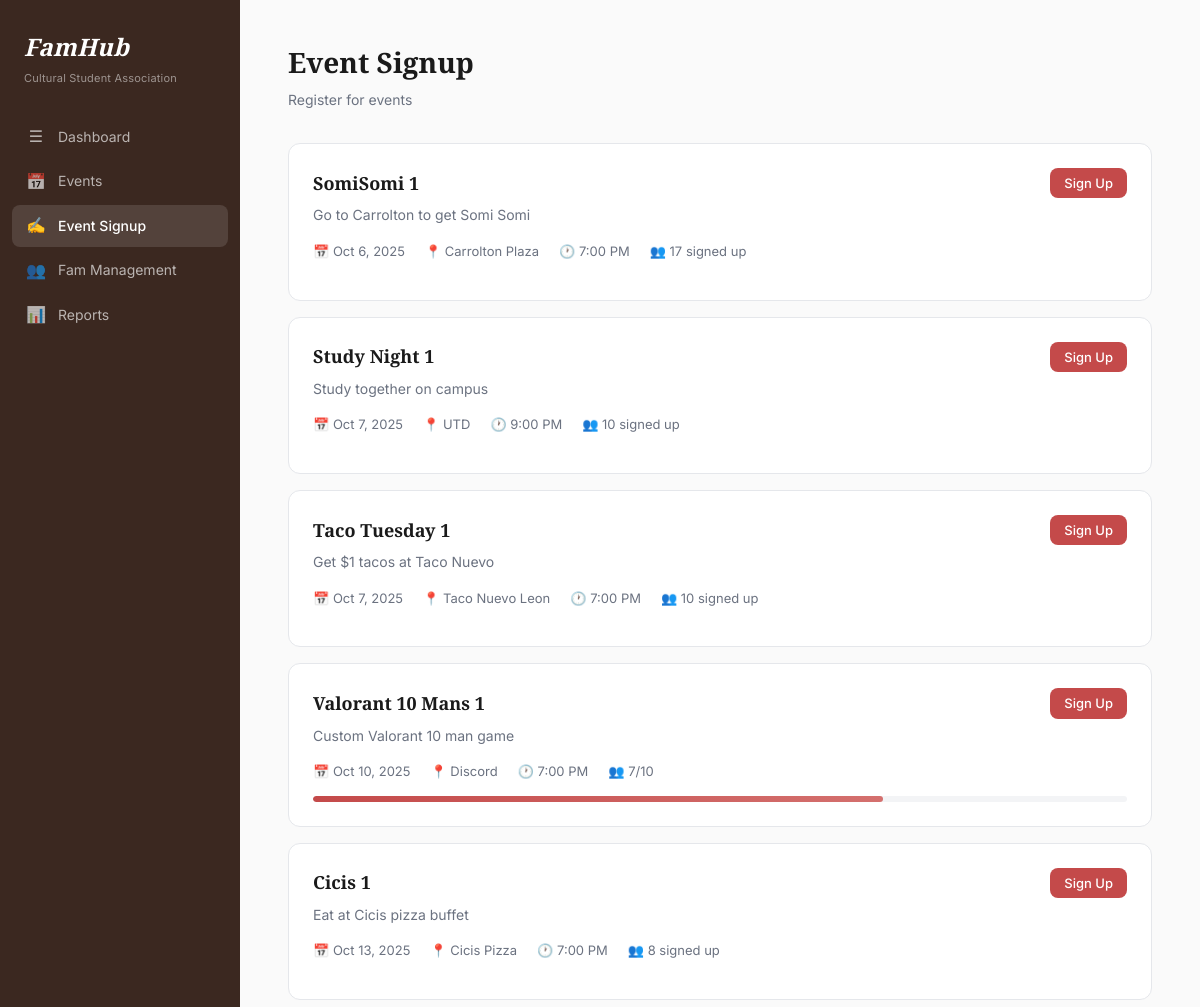
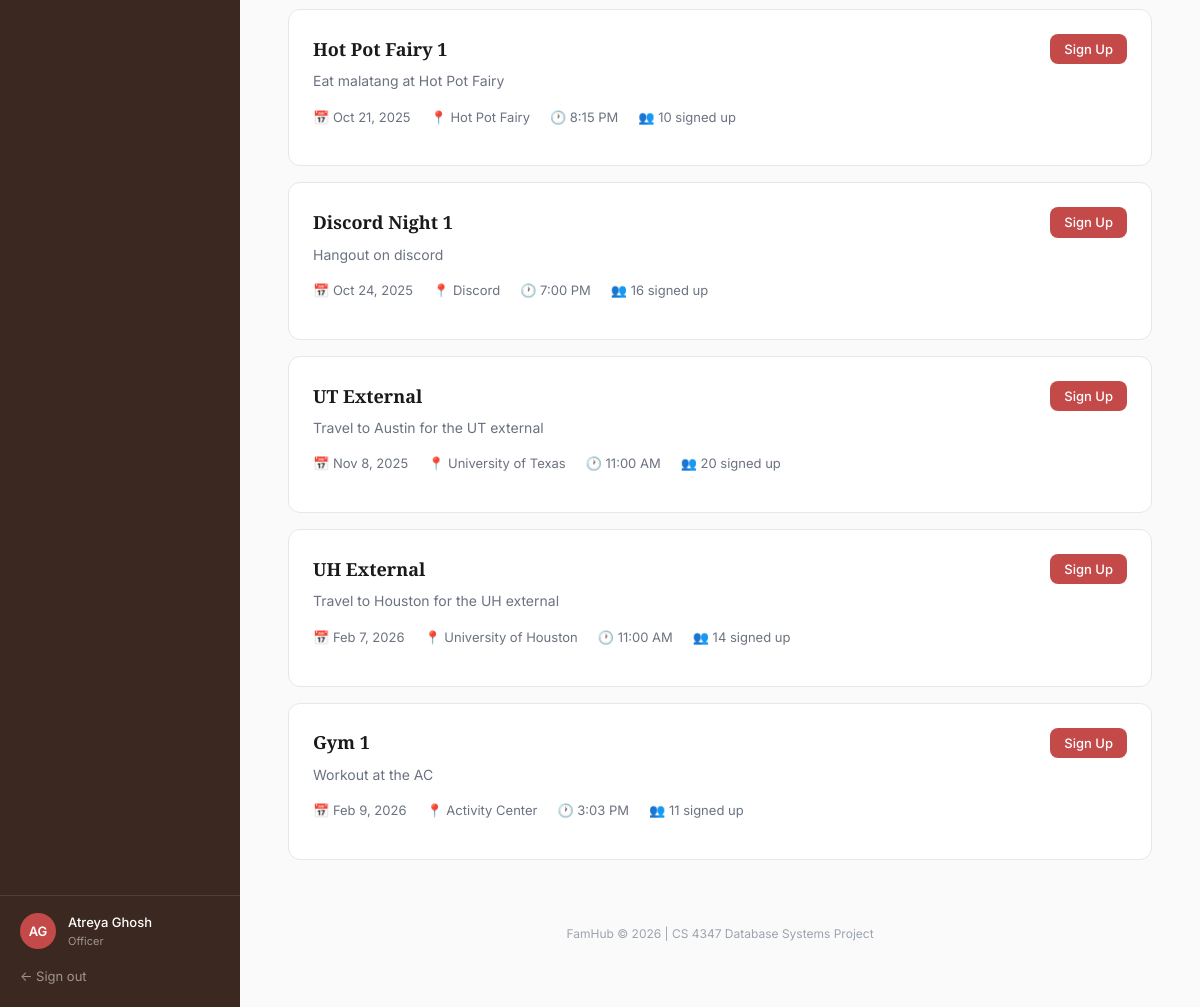
Page /event_signup.php (signed in) on the committed database (2 pictures, top to bottom).
### tables this page shows
CREATE TABLE member (
    net_id VARCHAR(10) PRIMARY KEY,
    first_name VARCHAR(50) NOT NULL,
    last_name VARCHAR(50) NOT NULL,
    year ENUM('freshman', 'sophomore', 'junior', 'senior', 'graduate') NOT NULL,
    major VARCHAR(100) DEFAULT NULL,
    join_date DATE DEFAULT (CURRENT_DATE),
    fam_id INT,
    FOREIGN KEY (fam_id) REFERENCES family(fam_id)
        ON DELETE SET NULL
        ON UPDATE CASCADE
);

CREATE TABLE event (
    event_id INT PRIMARY KEY AUTO_INCREMENT,
    event_name VARCHAR(100) NOT NULL,
    description TEXT DEFAULT NULL,
    location VARCHAR(200) DEFAULT NULL,
    event_date DATE DEFAULT NULL,
    start_time TIME DEFAULT NULL,
    capacity INT DEFAULT NULL
);

### user_info.php (called while the page is built, shortened)
<?php
require_once 'db.php';
$_stmt = $conn->prepare("SELECT first_name, last_name FROM member WHERE net_id = ?");
$_stmt->bind_param("s", $_SESSION['net_id']);
$_stmt->execute();
$_row = $_stmt->get_result()->fetch_assoc();
$user_first    = $_row['first_name'] ?? 'User';
$user_last     = $_row['last_name']  ?? '';
$user_initials = strtoupper(substr($user_first, 0, 1) . substr($user_last, 0, 1));
?>

### event_signup.php (the view, shortened to what this page needs)
<?php
require_once 'db.php';
require_once 'user_info.php';
$is_officer = isset($_SESSION['logged_in']);
$ev_stmt = $conn->prepare("
    SELECT e.*,
           (SELECT COUNT(*) FROM attendance WHERE event_id = e.event_id AND net_id = ?) AS signed_up,
           (SELECT COUNT(*) FROM attendance WHERE event_id = e.event_id) AS signup_count
    FROM event e
    ORDER BY e.event_date ASC
");
$ev_stmt->bind_param("s", $_SESSION['net_id']);
$ev_stmt->execute();
$events = $ev_stmt->get_result()->fetch_all(MYSQLI_ASSOC);
?>
<!DOCTYPE html>
<html lang="en">
<head>
    <link rel="stylesheet" href="styles.css">
</head>
<body>
    <aside class="sidebar">
        <div class="sidebar-brand">
            <h1>FamHub</h1>
            <p>Cultural Student Association</p>
        </div>
        <nav class="sidebar-nav">
            <ul>
                <li><a href="dashboard.php"><span class="nav-icon">&#9776;</span> Dashboard</a></li>
                <?php if ($is_officer): ?>
                <li><a href="event_form.php"><span class="nav-icon">&#128197;</span> Events</a></li>
                <li><a href="event_signup.php" class="active"><span class="nav-icon">&#9997;</span> Event Signup</a></li>
                <li><a href="fam_management.php"><span class="nav-icon">&#128101;</span> Fam Management</a></li>
                <li><a href="reports.php"><span class="nav-icon">&#128202;</span> Reports</a></li>
                <?php else: ?>
                <li><a href="event_signup.php" class="active"><span class="nav-icon">&#9997;</span> Events</a></li>
                <li><a href="member_attendance.php"><span class="nav-icon">&#128200;</span> My Attendance</a></li>
                <?php endif; ?>
            </ul>
        </nav>
        <div class="sidebar-user">
            <div class="user-avatar"><?= $user_initials ?></div>
            <div class="user-info">
                <div class="user-name"><?= htmlspecialchars($user_first . ' ' . $user_last) ?></div>
                <div class="user-role"><?= $is_officer ? 'Officer' : 'Member' ?></div>
            </div>
        </div>
        <div class="sidebar-signout">
            <a href="logout.php">&#8592; Sign out</a>
        </div>
    </aside>
    <main class="main-content">
        <div class="page-header">
            <h1>Event Signup</h1>
            <p>Register for events</p>
        </div>
        <?php if (empty($events)): ?>
            <p style="color: var(--text-light); font-size: 14px;">No events found.</p>
        <?php else: foreach ($events as $ev): ?>
        <div class="event-card">
            <div class="event-card-header">
                <h3><?= htmlspecialchars($ev['event_name']) ?></h3>
                <?php if ($ev['signed_up']): ?>
                    <span class="badge" style="background:#d1fae5;color:#065f46;border:1px solid #a7f3d0;padding:6px 14px;font-size:13px;">&#10003; Signed Up</span>
                <?php else: ?>
                    <form method="POST" style="margin: 0;">
                        <button type="submit" class="btn btn-primary btn-sm">Sign Up</button>
                    </form>
                <?php endif; ?>
            </div>
            <?php if ($ev['description']): ?>
                <p class="event-description"><?= htmlspecialchars($ev['description']) ?></p>
            <?php endif; ?>
            <div class="event-meta">
                <span>&#128197; <?= htmlspecialchars(date('M j, Y', strtotime($ev['event_date']))) ?></span>
                <?php if ($ev['location']): ?><span>&#128205; <?= htmlspecialchars($ev['location']) ?></span><?php endif; ?>
                <?php if ($ev['start_time']): ?><span>&#128336; <?= htmlspecialchars(date('g:i A', strtotime($ev['start_time']))) ?></span><?php endif; ?>
                <?php if ($ev['capacity']): ?>
                    <span>&#128101; <?= $ev['signup_count'] ?>/<?= $ev['capacity'] ?></span>
                <?php else: ?>
                    <span>&#128101; <?= $ev['signup_count'] ?> signed up</span>
                <?php endif; ?>
            </div>
            <?php if ($ev['capacity']): ?>
            <div class="progress-bar">
                <div class="progress-fill" style="width: <?= min(100, round($ev['signup_count'] / $ev['capacity'] * 100)) ?>%;"></div>
            </div>
            <?php endif; ?>
        </div>
        <?php endforeach; endif; ?>
        <footer>
            <p>FamHub &copy; 2026 | CS 4347 Database Systems Project</p>
        </footer>
    </main>
</body>
</html>

### rows in the picture
member: user_initials "AG", first_name+last_name "Atreya Ghosh"
event: event_name "SomiSomi 1", description "Go to Carrolton to get Somi Somi", event_date "Oct 6, 2025", location "Carrolton Plaza", start_time "7:00 PM", signup_count "17"
event: event_name "Study Night 1", description "Study together on campus", event_date "Oct 7, 2025", location "UTD", start_time "9:00 PM", signup_count "10"
event: event_name "Taco Tuesday 1", description "Get $1 tacos at Taco Nuevo", event_date "Oct 7, 2025", location "Taco Nuevo Leon", start_time "7:00 PM", signup_count "10"
event: event_name "Valorant 10 Mans 1", description "Custom Valorant 10 man game", event_date "Oct 10, 2025", location "Discord", start_time "7:00 PM", signup_count "7", capacity "10", min(100, round($ev['signup_count'] / $ev['capacity'] * 100)) 70 (drawn)
event: event_name "Cicis 1", description "Eat at Cicis pizza buffet", event_date "Oct 13, 2025", location "Cicis Pizza", start_time "7:00 PM", signup_count "8"
event: event_name "Hot Pot Fairy 1", description "Eat malatang at Hot Pot Fairy", event_date "Oct 21, 2025", location "Hot Pot Fairy", start_time "8:15 PM", signup_count "10"
event: event_name "Discord Night 1", description "Hangout on discord", event_date "Oct 24, 2025", location "Discord", start_time "7:00 PM", signup_count "16"
event: event_name "UT External", description "Travel to Austin for the UT external", event_date "Nov 8, 2025", location "University of Texas", start_time "11:00 AM", signup_count "20"
event: event_name "UH External", description "Travel to Houston for the UH external", event_date "Feb 7, 2026", location "University of Houston", start_time "11:00 AM", signup_count "14"
event: event_name "Gym 1", description "Workout at the AC", event_date "Feb 9, 2026", location "Activity Center", start_time "3:03 PM", signup_count "11"
